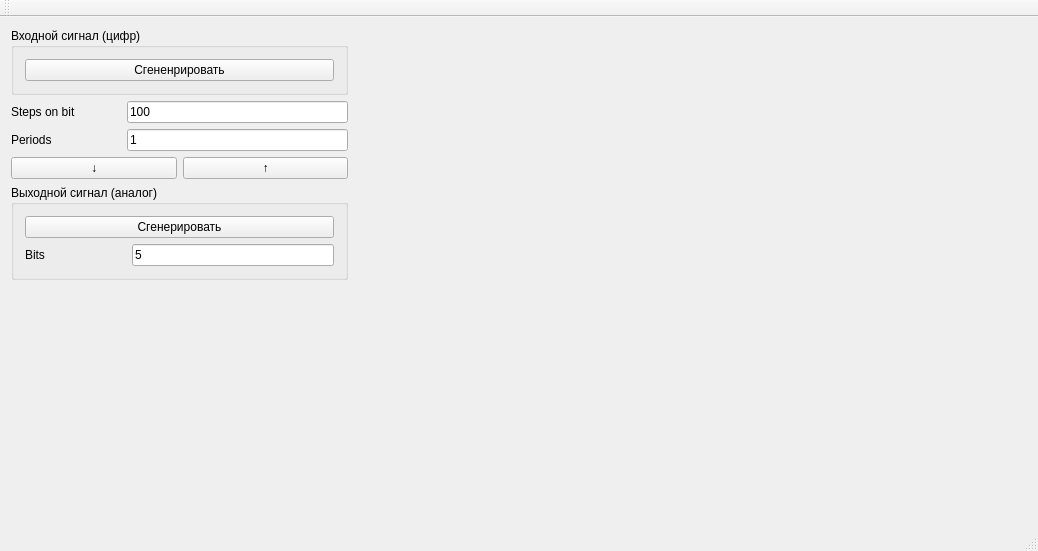
<?xml version="1.0" encoding="UTF-8"?>
<ui version="4.0">
 <class>MainWindow</class>
 <widget class="QMainWindow" name="MainWindow">
  <property name="geometry">
   <rect>
    <x>0</x>
    <y>0</y>
    <width>1038</width>
    <height>551</height>
   </rect>
  </property>
  <property name="windowTitle">
   <string>MainWindow</string>
  </property>
  <widget class="QWidget" name="centralWidget">
   <layout class="QGridLayout" name="gridLayout">
    <item row="1" column="0">
     <layout class="QHBoxLayout" name="main_H_Layout" stretch="10,20">
      <item>
       <layout class="QVBoxLayout" name="main_V_layout" stretch="1,1,1,1,1,5">
        <item>
         <widget class="QGroupBox" name="gb_Digital_Params">
          <property name="title">
           <string>Входной сигнал (цифр)</string>
          </property>
          <layout class="QHBoxLayout" name="horizontalLayout_2">
           <item>
            <widget class="QPushButton" name="btn_GenerateDigitalSignal">
             <property name="maximumSize">
              <size>
               <width>16777215</width>
               <height>16777215</height>
              </size>
             </property>
             <property name="text">
              <string>Сгененрировать</string>
             </property>
            </widget>
           </item>
          </layout>
         </widget>
        </item>
        <item>
         <layout class="QHBoxLayout" name="horizontalLayout_3" stretch="1,2">
          <item>
           <widget class="QLabel" name="label">
            <property name="text">
             <string>Steps on bit</string>
            </property>
           </widget>
          </item>
          <item>
           <widget class="QLineEdit" name="lineEdit_StepsOnBit">
            <property name="text">
             <string>100</string>
            </property>
           </widget>
          </item>
         </layout>
        </item>
        <item>
         <layout class="QHBoxLayout" name="horizontalLayout_4" stretch="1,2">
          <item>
           <widget class="QLabel" name="label_2">
            <property name="text">
             <string>Periods</string>
            </property>
           </widget>
          </item>
          <item>
           <widget class="QLineEdit" name="lineEdit_Periods">
            <property name="text">
             <string>1</string>
            </property>
           </widget>
          </item>
         </layout>
        </item>
        <item>
         <layout class="QHBoxLayout" name="horizontalLayout">
          <item>
           <widget class="QPushButton" name="btn_DtoA">
            <property name="text">
             <string>↓</string>
            </property>
           </widget>
          </item>
          <item>
           <widget class="QPushButton" name="btn_AtoD">
            <property name="text">
             <string>↑</string>
            </property>
           </widget>
          </item>
         </layout>
        </item>
        <item>
         <widget class="QGroupBox" name="gb_Analog_Params">
          <property name="title">
           <string>Выходной сигнал (аналог)</string>
          </property>
          <layout class="QGridLayout" name="gridLayout_3">
           <item row="2" column="0">
            <layout class="QHBoxLayout" name="horizontalLayout_5" stretch="1,2">
             <item>
              <widget class="QLabel" name="label_3">
               <property name="text">
                <string>Bits</string>
               </property>
              </widget>
             </item>
             <item>
              <widget class="QLineEdit" name="lineEdit_bits">
               <property name="text">
                <string>5</string>
               </property>
              </widget>
             </item>
            </layout>
           </item>
           <item row="0" column="0">
            <widget class="QPushButton" name="btn_GenerateAnalog">
             <property name="text">
              <string>Сгенерировать</string>
             </property>
            </widget>
           </item>
          </layout>
         </widget>
        </item>
        <item>
         <layout class="QHBoxLayout" name="horizontalLayout_6"/>
        </item>
       </layout>
      </item>
      <item>
       <layout class="QVBoxLayout" name="ChartsLayout">
        <item>
         <widget class="QWidget" name="DigitalSignalChart" native="true">
          <property name="minimumSize">
           <size>
            <width>300</width>
            <height>0</height>
           </size>
          </property>
         </widget>
        </item>
        <item>
         <widget class="QWidget" name="AnalogSifnalChart" native="true">
          <property name="minimumSize">
           <size>
            <width>300</width>
            <height>0</height>
           </size>
          </property>
         </widget>
        </item>
       </layout>
      </item>
     </layout>
    </item>
   </layout>
  </widget>
  <widget class="QMenuBar" name="menuBar">
   <property name="geometry">
    <rect>
     <x>0</x>
     <y>0</y>
     <width>1038</width>
     <height>26</height>
    </rect>
   </property>
  </widget>
  <widget class="QToolBar" name="mainToolBar">
   <attribute name="toolBarArea">
    <enum>TopToolBarArea</enum>
   </attribute>
   <attribute name="toolBarBreak">
    <bool>false</bool>
   </attribute>
  </widget>
  <widget class="QStatusBar" name="statusBar"/>
 </widget>
 <layoutdefault spacing="6" margin="11"/>
 <resources/>
 <connections/>
</ui>
